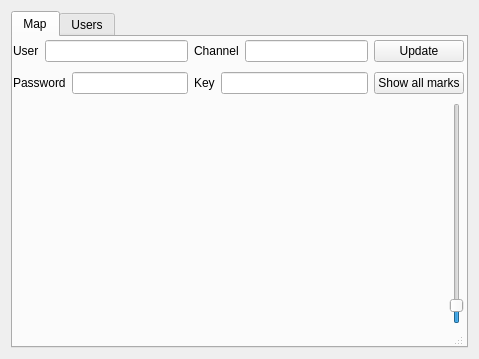
<?xml version="1.0" encoding="UTF-8"?>
<ui version="4.0">
 <class>Form</class>
 <widget class="QWidget" name="Form">
  <property name="geometry">
   <rect>
    <x>0</x>
    <y>0</y>
    <width>479</width>
    <height>359</height>
   </rect>
  </property>
  <property name="windowTitle">
   <string>Form</string>
  </property>
  <property name="statusTip">
   <string>слон</string>
  </property>
  <layout class="QVBoxLayout" name="verticalLayout_3">
   <item>
    <widget class="QTabWidget" name="tabWidget">
     <property name="currentIndex">
      <number>0</number>
     </property>
     <widget class="QWidget" name="tab_5">
      <attribute name="title">
       <string>Map</string>
      </attribute>
      <widget class="QStatusBar" name="m_statusBar">
       <property name="geometry">
        <rect>
         <x>0</x>
         <y>290</y>
         <width>451</width>
         <height>22</height>
        </rect>
       </property>
      </widget>
      <widget class="QWidget" name="layoutWidget">
       <property name="geometry">
        <rect>
         <x>0</x>
         <y>66</y>
         <width>451</width>
         <height>221</height>
        </rect>
       </property>
       <layout class="QHBoxLayout" name="horizontalLayout_6">
        <item>
         <widget class="MapWidget" name="m_mapArea" native="true">
          <property name="statusTip">
           <string>слон</string>
          </property>
         </widget>
        </item>
        <item>
         <widget class="QSlider" name="m_scale">
          <property name="minimum">
           <number>0</number>
          </property>
          <property name="maximum">
           <number>19</number>
          </property>
          <property name="value">
           <number>1</number>
          </property>
          <property name="orientation">
           <enum>Qt::Vertical</enum>
          </property>
         </widget>
        </item>
       </layout>
      </widget>
      <widget class="QWidget" name="layoutWidget">
       <property name="geometry">
        <rect>
         <x>0</x>
         <y>-1</y>
         <width>451</width>
         <height>64</height>
        </rect>
       </property>
       <layout class="QHBoxLayout" name="horizontalLayout_5">
        <item>
         <layout class="QVBoxLayout" name="verticalLayout">
          <item>
           <layout class="QHBoxLayout" name="horizontalLayout">
            <item>
             <widget class="QLabel" name="label">
              <property name="text">
               <string>User</string>
              </property>
             </widget>
            </item>
            <item>
             <widget class="QLineEdit" name="m_user">
              <property name="text">
               <string/>
              </property>
             </widget>
            </item>
           </layout>
          </item>
          <item>
           <layout class="QHBoxLayout" name="horizontalLayout_2">
            <item>
             <widget class="QLabel" name="label_2">
              <property name="text">
               <string>Password</string>
              </property>
             </widget>
            </item>
            <item>
             <widget class="QLineEdit" name="m_password"/>
            </item>
           </layout>
          </item>
         </layout>
        </item>
        <item>
         <layout class="QVBoxLayout" name="verticalLayout_2">
          <item>
           <layout class="QHBoxLayout" name="horizontalLayout_3">
            <item>
             <widget class="QLabel" name="label_3">
              <property name="text">
               <string>Channel</string>
              </property>
             </widget>
            </item>
            <item>
             <widget class="QLineEdit" name="m_channel"/>
            </item>
           </layout>
          </item>
          <item>
           <layout class="QHBoxLayout" name="horizontalLayout_4">
            <item>
             <widget class="QLabel" name="label_4">
              <property name="text">
               <string>Key</string>
              </property>
             </widget>
            </item>
            <item>
             <widget class="QLineEdit" name="m_channelKey"/>
            </item>
           </layout>
          </item>
         </layout>
        </item>
        <item>
         <layout class="QVBoxLayout" name="verticalLayout_5">
          <item>
           <widget class="QPushButton" name="m_updateButton">
            <property name="text">
             <string>Update</string>
            </property>
           </widget>
          </item>
          <item>
           <widget class="QPushButton" name="m_showAll">
            <property name="text">
             <string>Show all marks</string>
            </property>
           </widget>
          </item>
         </layout>
        </item>
       </layout>
      </widget>
     </widget>
     <widget class="QWidget" name="tab_6">
      <attribute name="title">
       <string>Users</string>
      </attribute>
      <widget class="QTableWidget" name="m_tableWidget">
       <property name="geometry">
        <rect>
         <x>0</x>
         <y>0</y>
         <width>461</width>
         <height>311</height>
        </rect>
       </property>
       <attribute name="horizontalHeaderStretchLastSection">
        <bool>true</bool>
       </attribute>
       <attribute name="horizontalHeaderStretchLastSection">
        <bool>true</bool>
       </attribute>
       <column>
        <property name="text">
         <string>Username</string>
        </property>
       </column>
       <column>
        <property name="text">
         <string>Mark</string>
        </property>
       </column>
      </widget>
     </widget>
    </widget>
   </item>
  </layout>
 </widget>
 <customwidgets>
  <customwidget>
   <class>MapWidget</class>
   <extends>QWidget</extends>
   <header location="global">MapWidget.h</header>
   <container>1</container>
  </customwidget>
 </customwidgets>
 <resources/>
 <connections/>
</ui>
